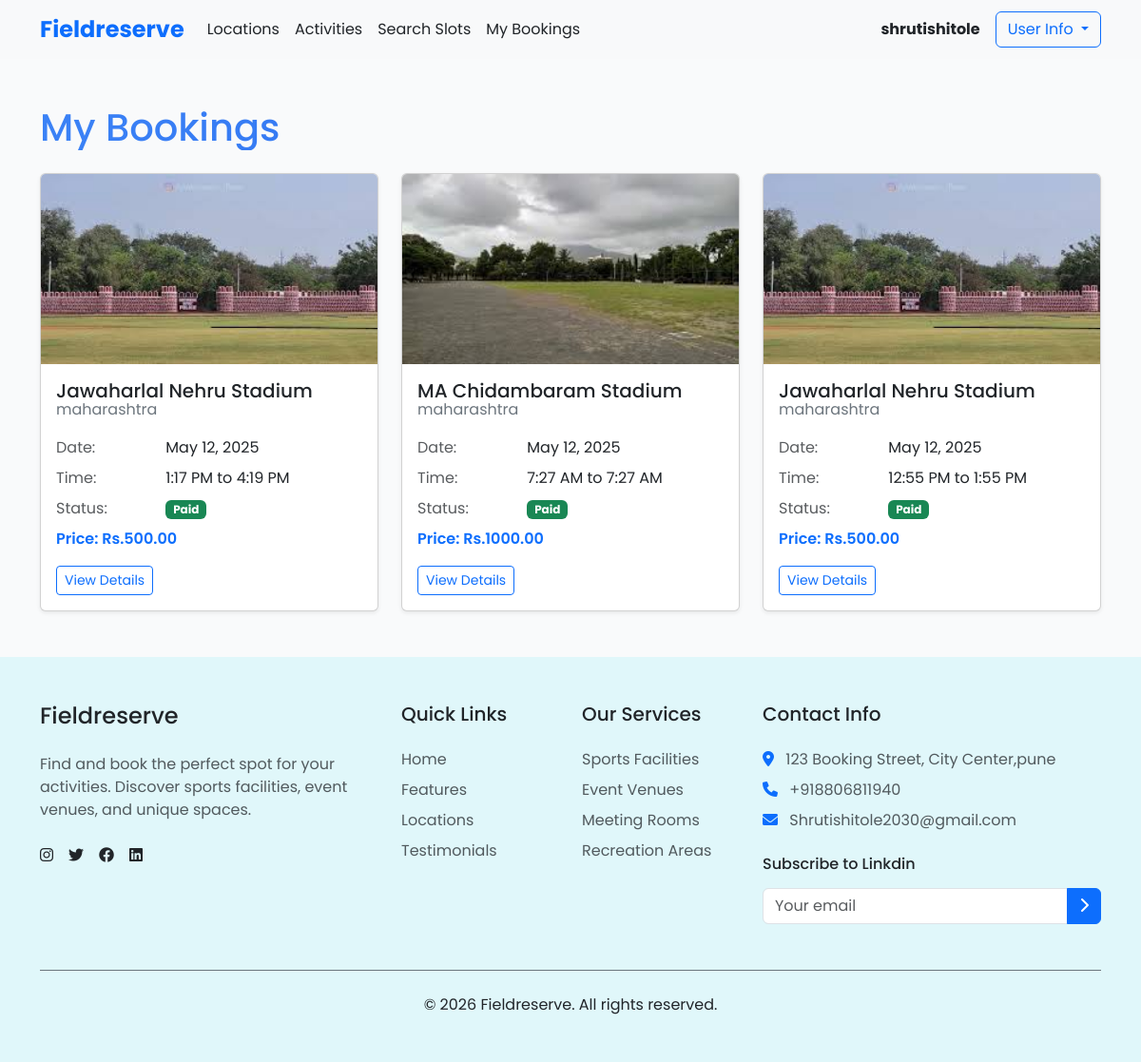
Before: /my-bookings/ (signed in) with the older database file.
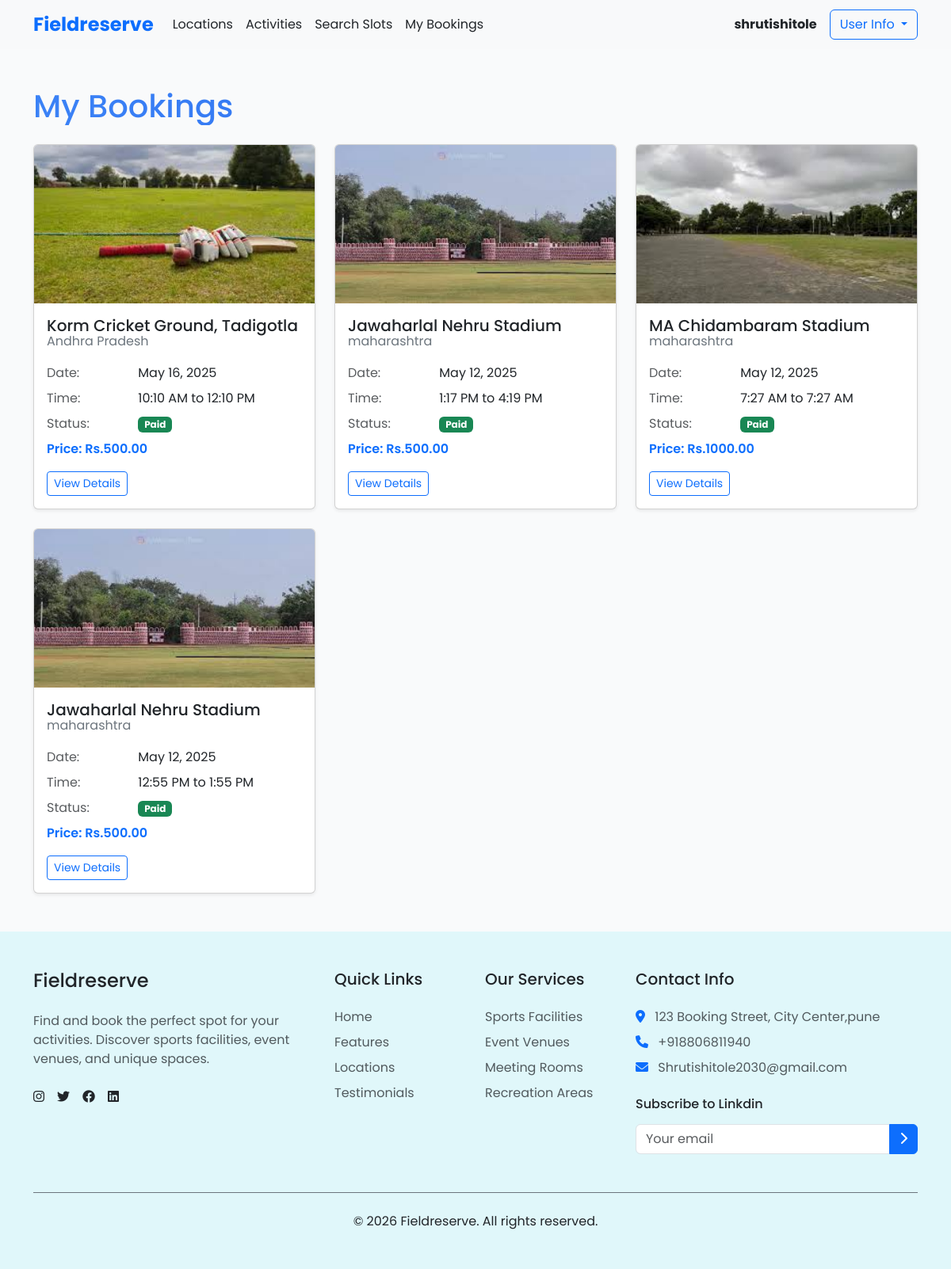
After: the same page with the newer database file.
### booking/models.py (models this page shows, shortened)
class Slot(models.Model):
    field = models.ForeignKey(Field, on_delete=models.CASCADE, related_name='time_slots')
    date = models.DateField()
    start_time = models.TimeField()
    end_time = models.TimeField()
    price = models.DecimalField(max_digits=8, decimal_places=2, validators=[MinValueValidator(0)])
    available = models.BooleanField(default=True)
    capacity = models.IntegerField(default=10, validators=[MinValueValidator(1)])
    available_slots = models.IntegerField(default=10, validators=[MinValueValidator(0)])
    class Meta:
        indexes = [
            models.Index(fields=['field', 'date', 'start_time']),
            models.Index(fields=['available']),
        ]
        constraints = [
            UniqueConstraint(fields=['field', 'date', 'start_time', 'end_time'], name='unique_slot')
        ]

class Field(models.Model):
    name = models.CharField(max_length=100)
    location = models.ForeignKey(Location, on_delete=models.CASCADE, related_name='fields')
    description = models.TextField(blank=True)
    activity_type = models.ForeignKey(ActivityType, on_delete=models.CASCADE, related_name='fields')
    indoor = models.BooleanField(default=False)
    image = models.ImageField(upload_to='fields/', null=True, blank=True)
    default_image = models.ImageField(upload_to='fields/', default='default_field.jpg')
    class Meta:
        indexes = [
            models.Index(fields=['name', 'location']),
        ]

class Location(models.Model):
    name = models.CharField(max_length=100)
    address = models.CharField(max_length=200)
    city = models.CharField(max_length=100, blank=True)
    latitude = models.FloatField(null=True, blank=True)
    longitude = models.FloatField(null=True, blank=True)
    is_featured = models.BooleanField(default=False)
    def __str__(self):
        return self.name
    class Meta:
        indexes = [
            models.Index(fields=['name', 'city']),
            models.Index(fields=['is_featured']),
        ]

### booking/views.py (the view)
# urls.py: path('my-bookings/', views.my_bookings, name='my_bookings'),
@login_required
def my_bookings(request):
    bookings = Booking.objects.filter(user=request.user).order_by('-booking_time')
    processed_bookings = []
    for booking in bookings:
        processed_booking = {
            'id': booking.id,
            'field': {
                'name': booking.slot.field.name,
                'location': booking.slot.field.location,
                'image': booking.slot.field.image
            },
            'date': booking.slot.date,
            'start_time': booking.slot.start_time,
            'end_time': booking.slot.end_time,
            'price': booking.slot.price,
            'slot': booking.slot,
            'status': booking.status
        }
        processed_bookings.append(processed_booking)
    return render(request, 'my_bookings.html', {'bookings': processed_bookings})

### templates/my_bookings.html
{% extends "base.html" %}
{% block content %}
<div class="container py-5">
  <h1 class="mb-4 text-gradient">My Bookings</h1>
  {% if bookings %}
  <div class="row g-4">
    {% for booking in bookings %}
    <div class="col-md-6 col-lg-4">
      <div class="card h-100 shadow-sm">
        {% if booking.slot.field.image %}
        <img
          src="{{ booking.slot.field.image.url }}"
          class="card-img-top"
          alt="{{ booking.slot.field.name }}"
          style="height: 200px; object-fit: cover"
        />
        {% else %}
        <div class="bg-light text-center py-5">
          <i class="fas fa-image fa-3x text-muted"></i>
        </div>
        {% endif %}
        <div class="card-body">
          <h5 class="card-title mb-0">{{ booking.slot.field.name }}</h5>
          <p class="card-subtitle text-secondary mb-3">{{ booking.slot.field.location }}</p>
          <div class="row mb-2">
            <div class="col-sm-4 text-muted">Date:</div>
            <div class="col-sm-8">{{ booking.slot.date|date:"F j, Y" }}</div>
          </div>
          <div class="row mb-2">
            <div class="col-sm-4 text-muted">Time:</div>
            <div class="col-sm-8">
              {{ booking.slot.start_time|time:"g:i A" }} to
              {{ booking.slot.end_time|time:"g:i A" }}
            </div>
          </div>
          <div class="row mb-2">
            <div class="col-sm-4 text-muted">Status:</div>
            <div class="col-sm-8">
              {% if booking.status == 'PENDING' %}
                <span class="badge bg-warning text-dark">Pending</span>
              {% elif booking.status == 'PAID' %}
                <span class="badge bg-success">Paid</span>
              {% elif booking.status == 'CONFIRMED' %}
                <span class="badge bg-primary">Confirmed</span>
              {% elif booking.status == 'CANCELLED' %}
                <span class="badge bg-danger">Cancelled</span>
              {% else %}
                <span class="badge bg-secondary">{{ booking.status }}</span>
              {% endif %}
            </div>
          </div>
          <p class="card-text text-primary fw-semibold mb-3">
            Price: Rs.{{ booking.slot.price }}
          </p>
          <a href="{% url 'payment' booking.id %}" class="btn btn-sm btn-outline-primary btn-animation">
            View Details
          </a>
        </div>
      </div>
    </div>
    {% endfor %}
  </div>
  {% else %}
  <div class="alert alert-info shadow-sm text-center">
    You have no bookings yet.
    <a href="{% url 'location_selector' %}" class="alert-link">Find and book a spot!</a>
  </div>
  {% endif %}
</div>
{% endblock content %}

Changed rows visible on the page:
added Slot: slot.field.image (picture), slot.field.name "Korm Cricket Ground, Tadigotla", slot.field.location "Andhra Pradesh", slot "May 16, 2025", slot.start_time "10:10 AM", slot.end_time "12:10 PM", slot.price "500.00"
